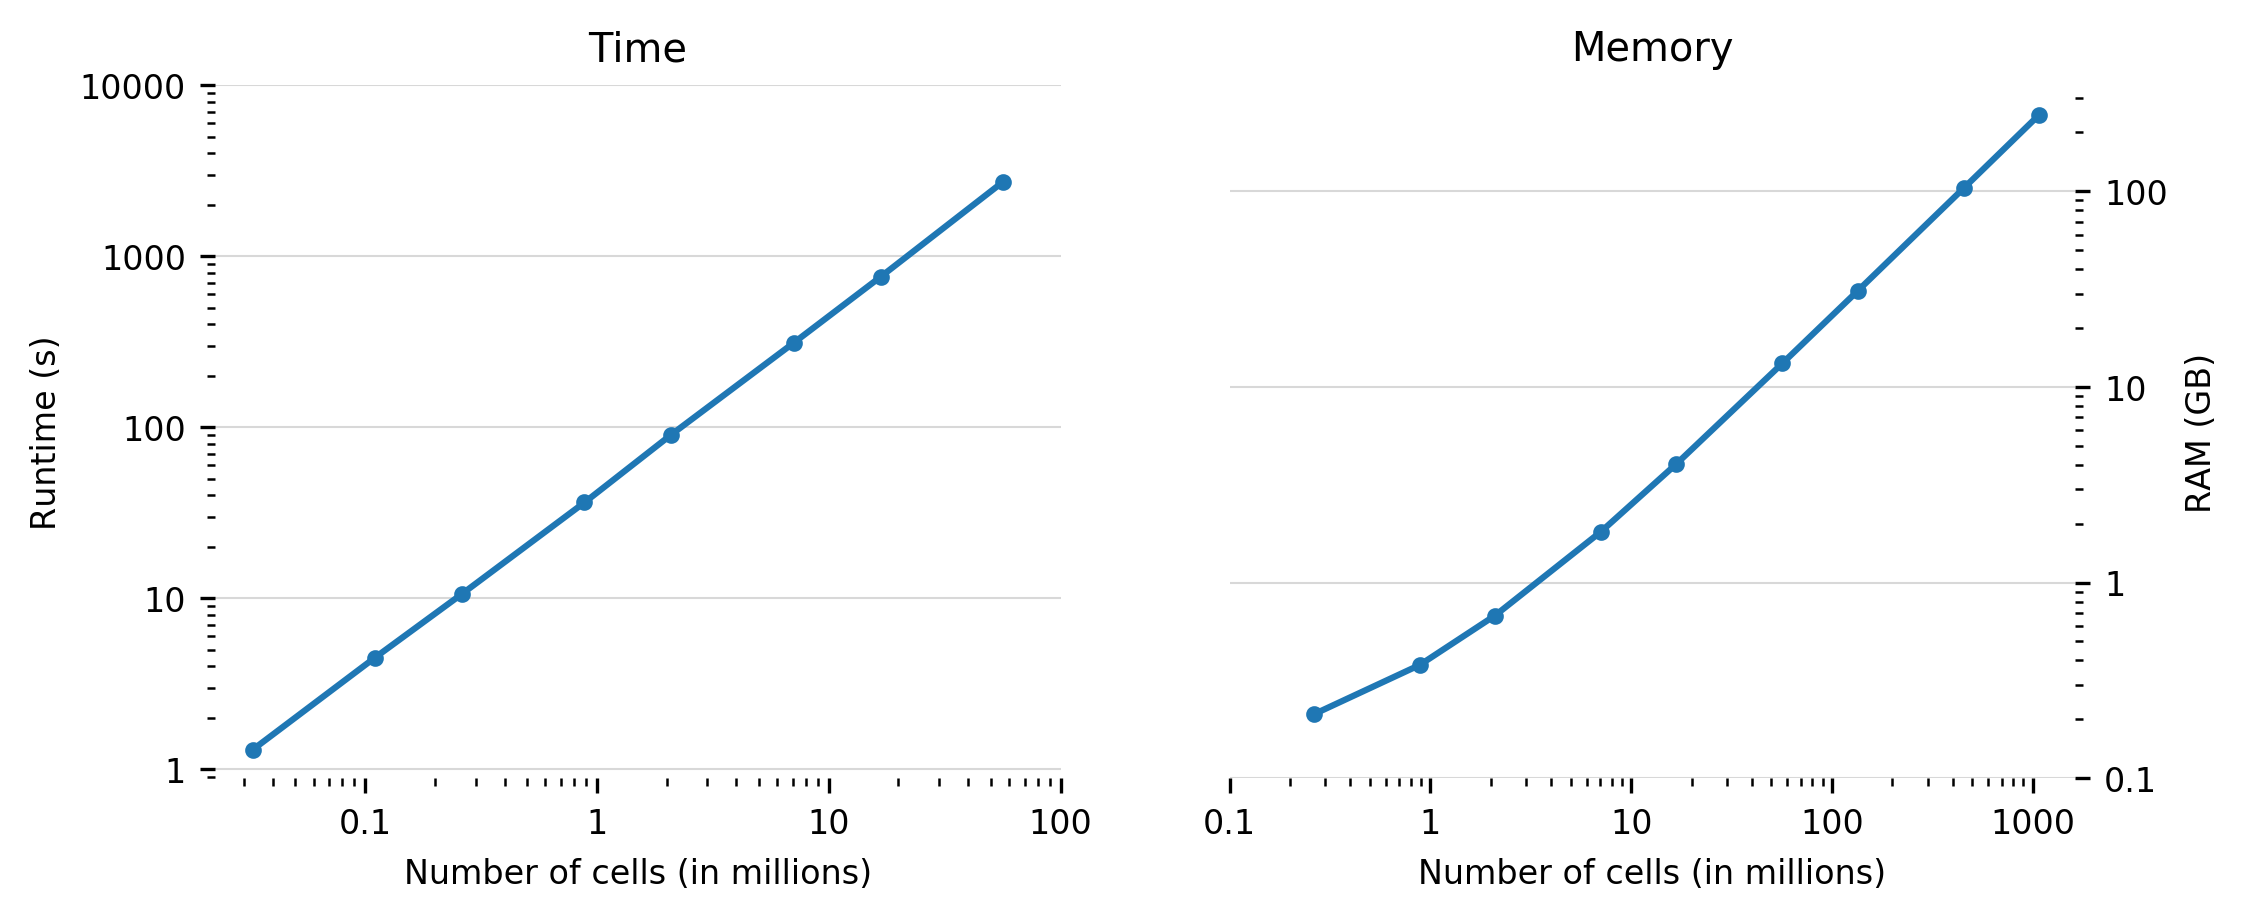

Source code (Python):
# JOSS figure
# Python file to recreate the figure in the JOSS article paper.md.
import numpy as np
import matplotlib.pyplot as plt

# Plot settings
plt.rcParams['figure.dpi'] = 300
plt.rcParams['savefig.dpi'] = 300
plt.rcParams['font.size'] = 8

# Data is from the notebooks `4a_RAM-requirements.ipynb` and `4b_Runtime.ipynb`
# in the repo https://github.com/emsig/emg3d-examples at commit 1a1a658c23
# (2019-06-05). It was run at the TU Delft server Texel on one thread. From
# `cat /proc/cpuinfo`: Intel(R) Xeon(R) CPU E5-2680 v3 @ 2.50GHz
nsizes_mem = np.array([64, 96, 128, 192, 256, 384, 512, 768, 1024])
mem = np.array([212, 379, 678, 1821, 4035, 13194, 30928, 103691, 245368])
nsizes_cpu = np.array([32, 48, 64, 96, 128, 192, 256, 384])
cpu = np.array([1.3, 4.5, 10.6, 36.3, 90.6, 311.9, 758.7, 2727.8])


def focus_on_data(ax):
    """Reduce and hide figure elements to focus on data."""
    ax.grid(axis='y', color='grey', linestyle='-', linewidth=1, alpha=0.3)
    ax.spines['top'].set_visible(False)
    ax.spines['right'].set_visible(False)
    ax.spines['bottom'].set_visible(False)
    ax.spines['left'].set_visible(False)


# Figure
fig = plt.figure(figsize=(6, 2.5))

# Runtime subplot
ax1 = plt.subplot(121)
plt.title('(a) Time', fontsize=10)
plt.loglog(nsizes_cpu**3/1e6, cpu, '.-')
plt.ylabel('Runtime (s)', fontsize=8)
plt.xticks([1e-1, 1e0, 1e1, 1e2], ('0.1', '1', '10', '100'))
plt.yticks([1e0, 1e1, 1e2, 1e3], ('1', '10', '100', '1000'))
focus_on_data(ax1)

# Memory subplot
ax2 = plt.subplot(122)
ax2.yaxis.tick_right()
ax2.yaxis.set_label_position("right")
plt.title('(b) Memory', fontsize=10)
plt.loglog(nsizes_mem**3/1e6, mem/1e3, '.-')
plt.ylabel('RAM (GB)', fontsize=8)
plt.xticks([1e-1, 1e0, 1e1, 1e2, 1e3], ('0.1', '1', '10', '100', '1000'))
plt.yticks([1e-1, 1e0, 1e1, 1e2], ('0.1', '1', '10', '100'))
focus_on_data(ax2)

# Combined x-label
fig.text(0.5, -0.05, 'Number of cells (in millions)', ha='center', fontsize=8)

# Save the figure
plt.savefig('paper.png', bbox_inches='tight')
